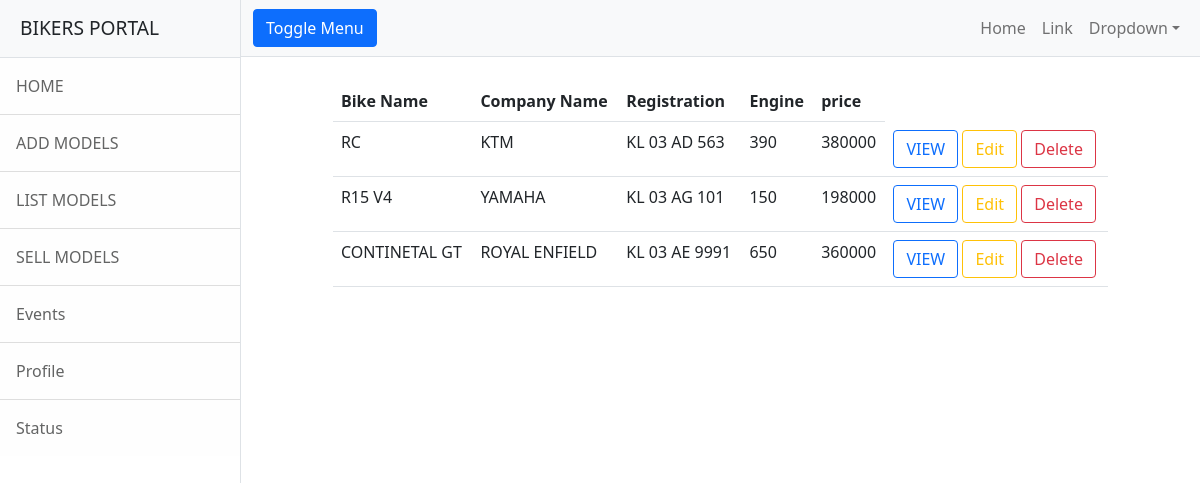
Page /bikeapp/bikes/list on the committed database.
### bikeapp/models.py (models this page shows, shortened)
class Bikes(models.Model):
    bike_name=models.CharField(max_length=120)
    registration=models.CharField(max_length=150)
    company_name=models.CharField(max_length=120)
    engine_displacement=models.PositiveIntegerField()
    price=models.PositiveIntegerField()

### bikeapp/views.py (the view)
# urls.py: path('bikes/list',views.ListBike.as_view(),name='listbike'),
class ListBike(ListView):
    model = Bikes
    context_object_name = "bikes"
    template_name = "bk-list.html"

### bikeapp/templates/bk-list.html
{%extends 'base.html'%}
{%block body_block%}
<div class="row">
    <div class="col-1"></div>
    <div class="col-10">
        <table class="table">
            <tr>
                <th>Bike Name</th>
                <th>Company Name</th>
                <th>Registration</th>
                <th>Engine</th>
                <th>price</th>
            </tr>
            {%for bike in bikes%}
            <tr>
                <td>{{bike.bike_name}}</td>
                <td>{{bike.company_name}}</td>
                <td>{{bike.registration}}</td>
                <td>{{bike.engine_displacement}}</td>
                <td>{{bike.price}}</td>
              <td>
                  <a href="" class="btn btn-outline-primary">VIEW</a>
                  <a href="{%url 'edit' bike.id%}" class="btn btn-outline-warning">Edit</a>
                  <a href="{%url 'delete' bike.id%}" class="btn btn-outline-danger">Delete</a>
                </td>
            {%endfor%}
        </table>
    </div>
    <div class="col-1"></div>
</div>
{%endblock%}

### bikeapp/templates/base.html (shortened to what this page needs)
<!DOCTYPE html>
{%load static%}
<html lang="en">
    <head>
        <link href="{%static 'css/styles.css'%}" rel="stylesheet" />
    </head>
    <body>
        <div class="d-flex" id="wrapper">
            <div class="border-end bg-white" id="sidebar-wrapper">
                <div class="sidebar-heading border-bottom bg-light">BIKERS PORTAL</div>
                <div class="list-group list-group-flush">
                     <a class="list-group-item list-group-item-action list-group-item-light p-3" href="{%url 'bk-home'%}">HOME</a>
                    <a class="list-group-item list-group-item-action list-group-item-light p-3" href="{%url 'addbike'%}">ADD MODELS</a>
                    <a class="list-group-item list-group-item-action list-group-item-light p-3" href="{%url 'listbike'%}">LIST MODELS</a>
                    <a class="list-group-item list-group-item-action list-group-item-light p-3" href="#!">SELL MODELS</a>
                    <a class="list-group-item list-group-item-action list-group-item-light p-3" href="#!">Events</a>
                    <a class="list-group-item list-group-item-action list-group-item-light p-3" href="#!">Profile</a>
                    <a class="list-group-item list-group-item-action list-group-item-light p-3" href="#!">Status</a>
                </div>
            </div>
            <div id="page-content-wrapper">
                <nav class="navbar navbar-expand-lg navbar-light bg-light border-bottom">
                    <div class="container-fluid">
                        <button class="btn btn-primary" id="sidebarToggle">Toggle Menu</button>
                        <div class="collapse navbar-collapse" id="navbarSupportedContent">
                            <ul class="navbar-nav ms-auto mt-2 mt-lg-0">
                                <li class="nav-item active"><a class="nav-link" href="#!">Home</a></li>
                                <li class="nav-item"><a class="nav-link" href="#!">Link</a></li>
                                <li class="nav-item dropdown">
                                    <a class="nav-link dropdown-toggle" id="navbarDropdown" href="#" role="button" data-bs-toggle="dropdown" aria-haspopup="true" aria-expanded="false">Dropdown</a>
                                </li>
                            </ul>
                        </div>
                    </div>
                </nav>
                <div class="container-fluid">
                    {%block body_block%}
                    {%endblock%}
                </div>
            </div>
        </div>
    </body>
</html>

### rows in the picture
Bikes: bike_name "RC", company_name "KTM", registration "KL 03 AD 563", engine_displacement "390", price "380000"
Bikes: bike_name "R15 V4", company_name "YAMAHA", registration "KL 03 AG 101", engine_displacement "150", price "198000"
Bikes: bike_name "CONTINETAL GT", company_name "ROYAL ENFIELD", registration "KL 03 AE 9991", engine_displacement "650", price "360000"
